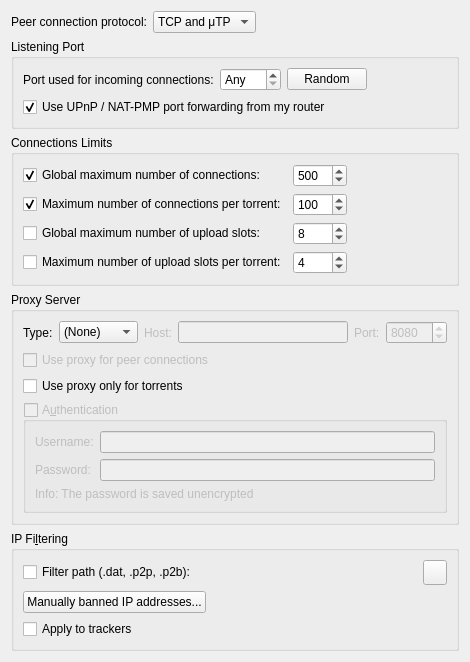
          <widget class="QWidget" name="scrollAreaWidgetContents_3">
           <property name="geometry">
            <rect>
             <x>0</x>
             <y>0</y>
             <width>470</width>
             <height>624</height>
            </rect>
           </property>
           <layout class="QVBoxLayout" name="verticalLayout_20">
            <item>
             <layout class="QHBoxLayout" name="horizontalLayout_12">
              <item>
               <widget class="QLabel" name="label_24">
                <property name="text">
                 <string>Peer connection protocol:</string>
                </property>
               </widget>
              </item>
              <item>
               <widget class="QComboBox" name="comboProtocol">
                <item>
                 <property name="text">
                  <string>TCP and μTP</string>
                 </property>
                </item>
                <item>
                 <property name="text">
                  <string notr="true">TCP</string>
                 </property>
                </item>
                <item>
                 <property name="text">
                  <string notr="true">μTP</string>
                 </property>
                </item>
               </widget>
              </item>
              <item>
               <spacer name="horizontalSpacer_23">
                <property name="orientation">
                 <enum>Qt::Horizontal</enum>
                </property>
                <property name="sizeHint" stdset="0">
                 <size>
                  <width>40</width>
                  <height>20</height>
                 </size>
                </property>
               </spacer>
              </item>
             </layout>
            </item>
            <item>
             <widget class="QGroupBox" name="ListeningPortBox">
              <property name="title">
               <string>Listening Port</string>
              </property>
              <layout class="QVBoxLayout" name="listeningPortLayout">
               <item>
                <layout class="QHBoxLayout" name="listeningPortLayout2">
                 <item>
                  <widget class="QLabel" name="lbl_ports">
                   <property name="text">
                    <string>Port used for incoming connections:</string>
                   </property>
                  </widget>
                 </item>
                 <item>
                  <widget class="QSpinBox" name="spinPort">
                   <property name="toolTip">
                    <string>Set to 0 to let your system pick an unused port</string>
                   </property>
                   <property name="specialValueText">
                    <string>Any</string>
                   </property>
                   <property name="maximum">
                    <number>65535</number>
                   </property>
                  </widget>
                 </item>
                 <item>
                  <widget class="QPushButton" name="randomButton">
                   <property name="text">
                    <string>Random</string>
                   </property>
                  </widget>
                 </item>
                 <item>
                  <spacer name="horizontalSpacer_4">
                   <property name="orientation">
                    <enum>Qt::Horizontal</enum>
                   </property>
                   <property name="sizeHint" stdset="0">
                    <size>
                     <width>40</width>
                     <height>20</height>
                    </size>
                   </property>
                  </spacer>
                 </item>
                </layout>
               </item>
               <item>
                <widget class="QCheckBox" name="checkUPnP">
                 <property name="text">
                  <string>Use UPnP / NAT-PMP port forwarding from my router</string>
                 </property>
                 <property name="checked">
                  <bool>true</bool>
                 </property>
                </widget>
               </item>
              </layout>
             </widget>
            </item>
            <item>
             <widget class="QGroupBox" name="nbConnecBox">
              <property name="title">
               <string>Connections Limits</string>
              </property>
              <layout class="QGridLayout" name="gridLayout">
               <item row="3" column="1">
                <widget class="QSpinBox" name="spinMaxUploadsPerTorrent">
                 <property name="maximum">
                  <number>500</number>
                 </property>
                 <property name="value">
                  <number>4</number>
                 </property>
                </widget>
               </item>
               <item row="1" column="0">
                <widget class="QCheckBox" name="checkMaxConnectionsPerTorrent">
                 <property name="text">
                  <string>Maximum number of connections per torrent:</string>
                 </property>
                 <property name="checked">
                  <bool>true</bool>
                 </property>
                </widget>
               </item>
               <item row="0" column="0">
                <widget class="QCheckBox" name="checkMaxConnections">
                 <property name="text">
                  <string>Global maximum number of connections:</string>
                 </property>
                 <property name="checked">
                  <bool>true</bool>
                 </property>
                </widget>
               </item>
               <item row="0" column="1">
                <widget class="QSpinBox" name="spinMaxConnec">
                 <property name="enabled">
                  <bool>true</bool>
                 </property>
                 <property name="minimum">
                  <number>2</number>
                 </property>
                 <property name="maximum">
                  <number>2000</number>
                 </property>
                 <property name="value">
                  <number>500</number>
                 </property>
                </widget>
               </item>
               <item row="1" column="1">
                <widget class="QSpinBox" name="spinMaxConnecPerTorrent">
                 <property name="minimum">
                  <number>2</number>
                 </property>
                 <property name="maximum">
                  <number>2000</number>
                 </property>
                 <property name="value">
                  <number>100</number>
                 </property>
                </widget>
               </item>
               <item row="3" column="0">
                <widget class="QCheckBox" name="checkMaxUploadsPerTorrent">
                 <property name="text">
                  <string>Maximum number of upload slots per torrent:</string>
                 </property>
                </widget>
               </item>
               <item row="2" column="0">
                <widget class="QCheckBox" name="checkMaxUploads">
                 <property name="text">
                  <string>Global maximum number of upload slots:</string>
                 </property>
                </widget>
               </item>
               <item row="2" column="1">
                <widget class="QSpinBox" name="spinMaxUploads">
                 <property name="maximum">
                  <number>2000</number>
                 </property>
                 <property name="value">
                  <number>8</number>
                 </property>
                </widget>
               </item>
               <item row="0" column="2">
                <spacer name="horizontalSpacer_3">
                 <property name="orientation">
                  <enum>Qt::Horizontal</enum>
                 </property>
                 <property name="sizeHint" stdset="0">
                  <size>
                   <width>40</width>
                   <height>20</height>
                  </size>
                 </property>
                </spacer>
               </item>
              </layout>
             </widget>
            </item>
            <item>
             <widget class="QGroupBox" name="groupProxy">
              <property name="enabled">
               <bool>true</bool>
              </property>
              <property name="title">
               <string>Proxy Server</string>
              </property>
              <layout class="QVBoxLayout" name="verticalLayout_29">
               <item>
                <layout class="QHBoxLayout" name="proxyTypeLayout">
                 <item>
                  <widget class="QLabel" name="ProxyType_lbl">
                   <property name="text">
                    <string>Type:</string>
                   </property>
                  </widget>
                 </item>
                 <item>
                  <widget class="QComboBox" name="comboProxyType">
                   <item>
                    <property name="text">
                     <string>(None)</string>
                    </property>
                   </item>
                   <item>
                    <property name="text">
                     <string>SOCKS4</string>
                    </property>
                   </item>
                   <item>
                    <property name="text">
                     <string>SOCKS5</string>
                    </property>
                   </item>
                   <item>
                    <property name="text">
                     <string>HTTP</string>
                    </property>
                   </item>
                  </widget>
                 </item>
                 <item>
                  <widget class="QLabel" name="lblProxyIP">
                   <property name="enabled">
                    <bool>false</bool>
                   </property>
                   <property name="text">
                    <string>Host:</string>
                   </property>
                  </widget>
                 </item>
                 <item>
                  <widget class="QLineEdit" name="textProxyIP">
                   <property name="enabled">
                    <bool>false</bool>
                   </property>
                  </widget>
                 </item>
                 <item>
                  <widget class="QLabel" name="lblProxyPort">
                   <property name="enabled">
                    <bool>false</bool>
                   </property>
                   <property name="text">
                    <string>Port:</string>
                   </property>
                  </widget>
                 </item>
                 <item>
                  <widget class="QSpinBox" name="spinProxyPort">
                   <property name="enabled">
                    <bool>false</bool>
                   </property>
                   <property name="minimum">
                    <number>1</number>
                   </property>
                   <property name="maximum">
                    <number>65535</number>
                   </property>
                   <property name="value">
                    <number>8080</number>
                   </property>
                  </widget>
                 </item>
                </layout>
               </item>
               <item>
                <widget class="QCheckBox" name="checkProxyPeerConnections">
                 <property name="enabled">
                  <bool>false</bool>
                 </property>
                 <property name="toolTip">
                  <string>Otherwise, the proxy server is only used for tracker connections</string>
                 </property>
                 <property name="text">
                  <string>Use proxy for peer connections</string>
                 </property>
                </widget>
               </item>
               <item>
                <widget class="QCheckBox" name="isProxyOnlyForTorrents">
                 <property name="toolTip">
                  <string>RSS feeds, search engine, software updates or anything else other than torrent transfers and related operations (such as peer exchanges) will use a direct connection</string>
                 </property>
                 <property name="text">
                  <string>Use proxy only for torrents</string>
                 </property>
                 <property name="checked">
                  <bool>false</bool>
                 </property>
                </widget>
               </item>
               <item>
                <widget class="QGroupBox" name="checkProxyAuth">
                 <property name="enabled">
                  <bool>false</bool>
                 </property>
                 <property name="title">
                  <string>A&amp;uthentication</string>
                 </property>
                 <property name="checkable">
                  <bool>true</bool>
                 </property>
                 <property name="checked">
                  <bool>false</bool>
                 </property>
                 <layout class="QVBoxLayout" name="verticalLayout_24">
                  <item>
                   <layout class="QGridLayout" name="gridLayout_12">
                    <item row="0" column="0">
                     <widget class="QLabel" name="lblProxyUsername">
                      <property name="text">
                       <string>Username:</string>
                      </property>
                     </widget>
                    </item>
                    <item row="0" column="1">
                     <widget class="QLineEdit" name="textProxyUsername"/>
                    </item>
                    <item row="1" column="0">
                     <widget class="QLabel" name="lblProxyPassword">
                      <property name="text">
                       <string>Password:</string>
                      </property>
                     </widget>
                    </item>
                    <item row="1" column="1">
                     <widget class="QLineEdit" name="textProxyPassword">
                      <property name="echoMode">
                       <enum>QLineEdit::Password</enum>
                      </property>
                     </widget>
                    </item>
                   </layout>
                  </item>
                  <item>
                   <widget class="QLabel" name="label_23">
                    <property name="text">
                     <string>Info: The password is saved unencrypted</string>
                    </property>
                   </widget>
                  </item>
                 </layout>
                </widget>
               </item>
              </layout>
             </widget>
            </item>
            <item>
             <widget class="QGroupBox" name="groupIPFilter">
              <property name="title">
               <string>IP Fi&amp;ltering</string>
              </property>
              <layout class="QVBoxLayout" name="verticalLayout_17">
               <item>
                <layout class="QHBoxLayout" name="horizontalLayout_11">
                 <item>
                  <widget class="QCheckBox" name="checkIPFilter">
                   <property name="text">
                    <string>Filter path (.dat, .p2p, .p2b):</string>
                   </property>
                  </widget>
                 </item>
                 <item>
                  <widget class="FileSystemPathLineEdit" name="textFilterPath" native="true"/>
                 </item>
                 <item>
                  <widget class="QToolButton" name="IpFilterRefreshBtn">
                   <property name="minimumSize">
                    <size>
                     <width>0</width>
                     <height>25</height>
                    </size>
                   </property>
                   <property name="toolTip">
                    <string>Reload the filter</string>
                   </property>
                  </widget>
                 </item>
                </layout>
               </item>
               <item>
                <widget class="QPushButton" name="banListButton">
                 <property name="sizePolicy">
                  <sizepolicy hsizetype="Fixed" vsizetype="Fixed">
                   <horstretch>0</horstretch>
                   <verstretch>0</verstretch>
                  </sizepolicy>
                 </property>
                 <property name="text">
                  <string>Manually banned IP addresses...</string>
                 </property>
                </widget>
               </item>
               <item>
                <widget class="QCheckBox" name="checkIpFilterTrackers">
                 <property name="text">
                  <string>Apply to trackers</string>
                 </property>
                </widget>
               </item>
              </layout>
             </widget>
            </item>
            <item>
             <spacer name="verticalSpacer_3">
              <property name="orientation">
               <enum>Qt::Vertical</enum>
              </property>
              <property name="sizeHint" stdset="0">
               <size>
                <width>20</width>
                <height>40</height>
               </size>
              </property>
             </spacer>
            </item>
           </layout>
          </widget>
